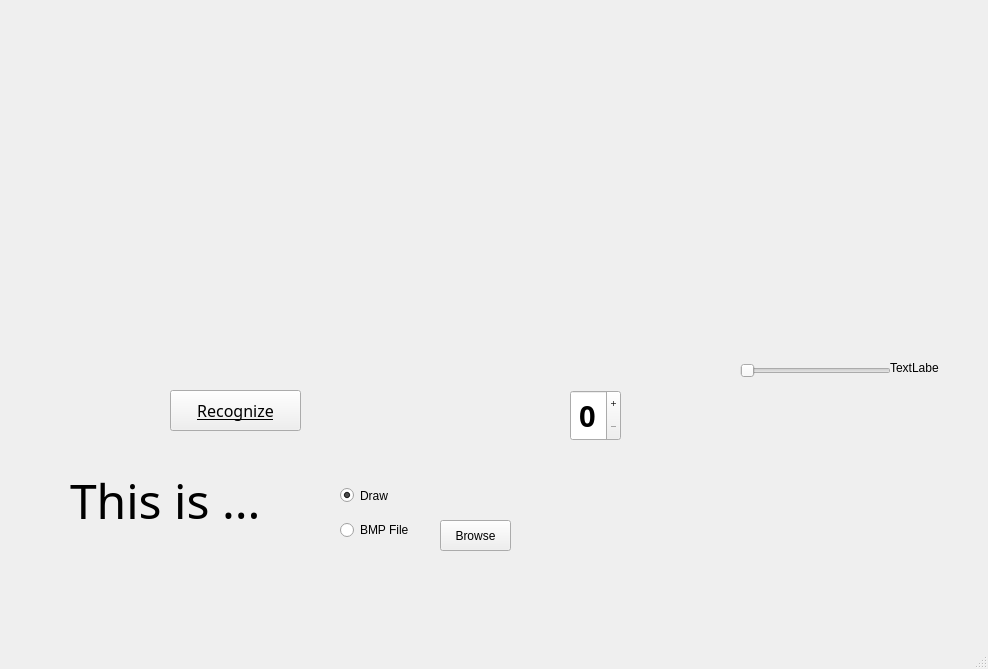
<?xml version="1.0" encoding="UTF-8"?>
<ui version="4.0">
 <class>MainWindow</class>
 <widget class="QMainWindow" name="MainWindow">
  <property name="geometry">
   <rect>
    <x>0</x>
    <y>0</y>
    <width>988</width>
    <height>669</height>
   </rect>
  </property>
  <property name="windowTitle">
   <string>MainWindow</string>
  </property>
  <widget class="QWidget" name="centralwidget">
   <widget class="Form" name="widget" native="true">
    <property name="geometry">
     <rect>
      <x>10</x>
      <y>10</y>
      <width>451</width>
      <height>361</height>
     </rect>
    </property>
   </widget>
   <widget class="QPushButton" name="pushButton">
    <property name="geometry">
     <rect>
      <x>170</x>
      <y>390</y>
      <width>131</width>
      <height>41</height>
     </rect>
    </property>
    <property name="font">
     <font>
      <family>Yu Gothic UI Light</family>
      <pointsize>12</pointsize>
      <underline>true</underline>
     </font>
    </property>
    <property name="text">
     <string>Recognize</string>
    </property>
   </widget>
   <widget class="QLabel" name="label">
    <property name="geometry">
     <rect>
      <x>70</x>
      <y>430</y>
      <width>271</width>
      <height>141</height>
     </rect>
    </property>
    <property name="font">
     <font>
      <family>Tw Cen MT Condensed Extra Bold</family>
      <pointsize>36</pointsize>
     </font>
    </property>
    <property name="text">
     <string>This is ...</string>
    </property>
   </widget>
   <widget class="QRadioButton" name="radioButton">
    <property name="geometry">
     <rect>
      <x>340</x>
      <y>480</y>
      <width>89</width>
      <height>31</height>
     </rect>
    </property>
    <property name="text">
     <string>Draw</string>
    </property>
    <property name="checked">
     <bool>true</bool>
    </property>
   </widget>
   <widget class="QRadioButton" name="radioButton_2">
    <property name="geometry">
     <rect>
      <x>340</x>
      <y>520</y>
      <width>89</width>
      <height>20</height>
     </rect>
    </property>
    <property name="text">
     <string>BMP File</string>
    </property>
   </widget>
   <widget class="QPushButton" name="pushButton_2">
    <property name="geometry">
     <rect>
      <x>440</x>
      <y>520</y>
      <width>71</width>
      <height>31</height>
     </rect>
    </property>
    <property name="text">
     <string>Browse</string>
    </property>
   </widget>
   <widget class="QSlider" name="horizontalSlider">
    <property name="geometry">
     <rect>
      <x>740</x>
      <y>360</y>
      <width>151</width>
      <height>22</height>
     </rect>
    </property>
    <property name="orientation">
     <enum>Qt::Horizontal</enum>
    </property>
   </widget>
   <widget class="QLabel" name="label_2">
    <property name="geometry">
     <rect>
      <x>890</x>
      <y>360</y>
      <width>49</width>
      <height>16</height>
     </rect>
    </property>
    <property name="text">
     <string>TextLabel</string>
    </property>
   </widget>
   <widget class="QSpinBox" name="spinBox">
    <property name="geometry">
     <rect>
      <x>570</x>
      <y>390</y>
      <width>51</width>
      <height>51</height>
     </rect>
    </property>
    <property name="font">
     <font>
      <family>Yu Gothic UI Semibold</family>
      <pointsize>22</pointsize>
      <bold>true</bold>
     </font>
    </property>
    <property name="layoutDirection">
     <enum>Qt::LeftToRight</enum>
    </property>
    <property name="alignment">
     <set>Qt::AlignCenter</set>
    </property>
    <property name="buttonSymbols">
     <enum>QAbstractSpinBox::PlusMinus</enum>
    </property>
   </widget>
   <widget class="QCustomPlot" name="widget_2" native="true">
    <property name="geometry">
     <rect>
      <x>540</x>
      <y>20</y>
      <width>431</width>
      <height>321</height>
     </rect>
    </property>
   </widget>
  </widget>
  <widget class="QMenuBar" name="menubar">
   <property name="geometry">
    <rect>
     <x>0</x>
     <y>0</y>
     <width>988</width>
     <height>22</height>
    </rect>
   </property>
  </widget>
  <widget class="QStatusBar" name="statusbar"/>
 </widget>
 <customwidgets>
  <customwidget>
   <class>Form</class>
   <extends>QWidget</extends>
   <header>form.h</header>
   <container>1</container>
  </customwidget>
  <customwidget>
   <class>QCustomPlot</class>
   <extends>QWidget</extends>
   <header location="global">qcustomplot.h</header>
   <container>1</container>
  </customwidget>
 </customwidgets>
 <resources/>
 <connections/>
</ui>
